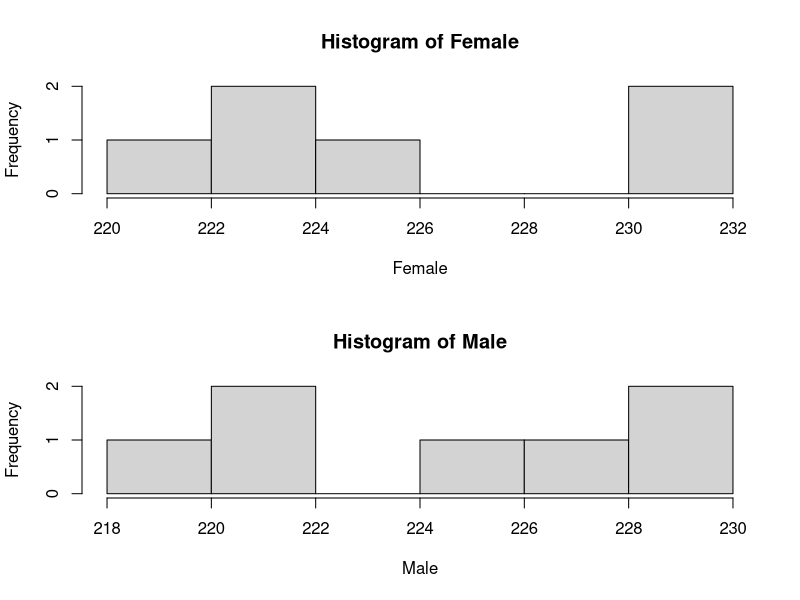

The R source for this figure: (Note: this script raises an error after producing the figure.)
# Q1.
scores =c(90,95,89,71,73,96,87,95,107,89,96,80,97,95,102,97,93,101,82,83,74,91,83,98,95,111,99,120,93,84)

# (a)
mean(scores)

# (b) no, it is a sample of the population and the likelihood is very similar?

# (c) se=sd(socres)/sqrt(length(scores))

# (d) the spread of the sampling distribution of the sample mean.

# (e)

t.test(scores)

# (f) 95% of the ramdom from population, the interval will include the true population mean.

# Q2.

Male=c(220.1,218.6,229.6,228.8,222.0,224.1,226.5)
Female=c(223.4,221.5,230.2,224.3,223.8,230.8)

layout(matrix(2:1,ncol=1))
hist(Male)
hist(Female)

sd(Male)
sd(Female)

t.test(Male,Female)

# Q3.

# (a)false the p-value says nothing about the size of the effect
# (b)true
# (c)false in this case, alpah was set to 0.85 
# (d)false
# (e)true

# Q4.

pA = c(248,236,269,254,249,251,260,245,239,255)
pB = c(380,391,377,392,398,374)
pA2 = 1.5*pA

layout(matrix(2:1,ncol-1))
hist(pA2,xlim=c(350,410))
hist(pB,xlim=c(350,410))

t.test(pA2,pB)


# Q5.

#The SD quantifies scatter ??? how much the values vary from one another. 
#The SEM quantifies how precisely you know the true mean of the population. It takes into account both the value of the SD and the sample size. 
#Both SD and SEM are in the same units -- the units of the data. 
#The SEM, by definition, is always smaller than the SD. 
#The SEM gets smaller as your samples get larger. This makes sense, because the mean of a large sample is likely to be closer to the true population mean than is the mean of a small sample. With a huge sample, you'll know the value of the mean with a lot of precision even if the data are very scattered. 
#The SD does not change predictably as you acquire more data. The SD you compute from a sample is the best possible estimate of the SD of the overall population. As you collect more data, you'll assess the SD of the population with more precision. But you can't predict whether the SD from a larger sample will be bigger or smaller than the SD from a small sample. (This is not strictly true. It is the variance -- the SD squared -- that doesn't change predictably, but the change in SD is trivial and much much smaller than the change in the SEM.)
